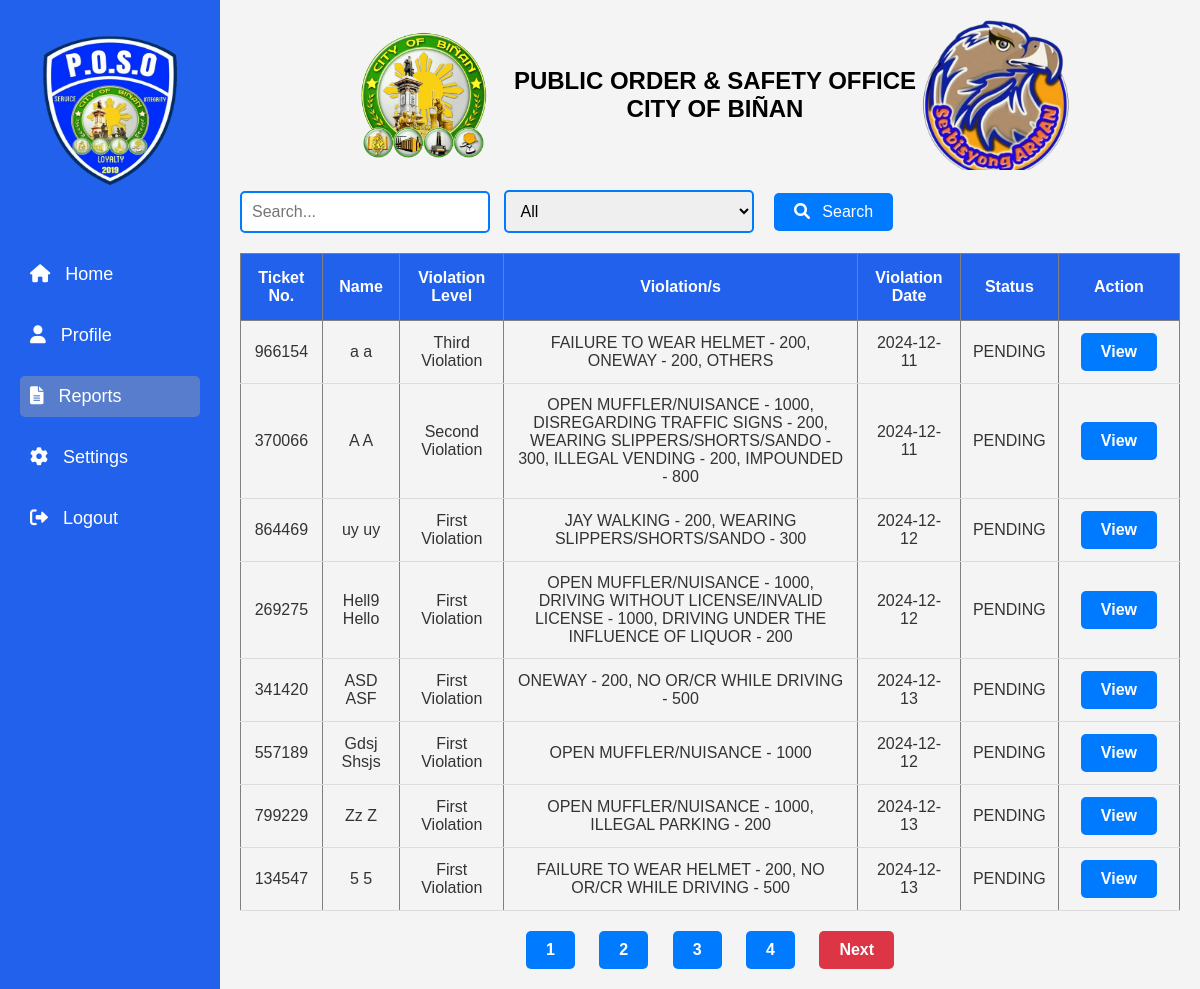
Before: /admin/report.php (signed in) with the older database file.
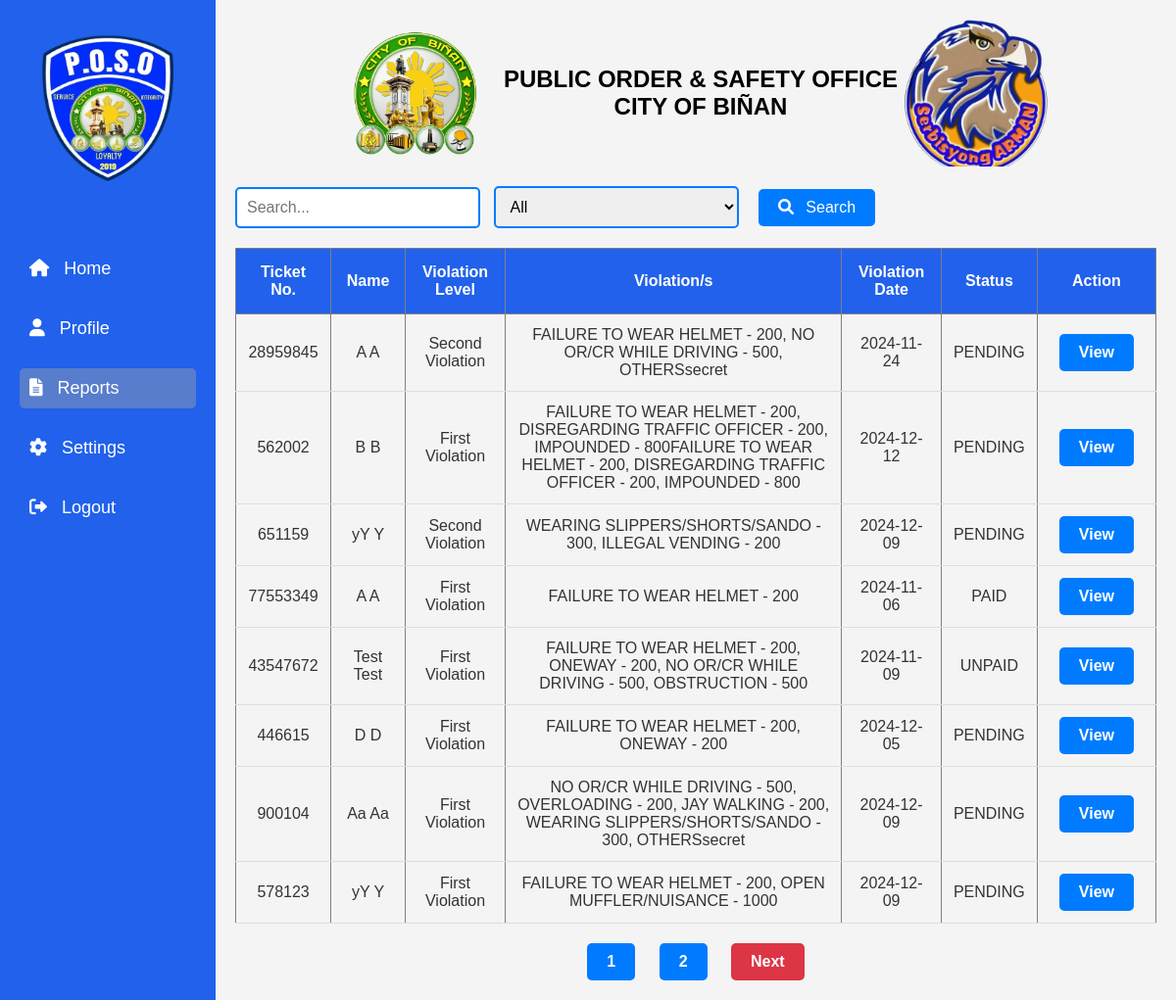
After: the same page with the newer database file.
### tables this page shows
CREATE TABLE `report` (
  `ID` int(11) NOT NULL,
  `ticket_number` varchar(8) DEFAULT NULL,
  `first_name` varchar(100) DEFAULT NULL,
  `middle_name` varchar(100) DEFAULT NULL,
  `last_name` varchar(100) DEFAULT NULL,
  `dob` date DEFAULT NULL,
  `address` varchar(255) DEFAULT NULL,
  `license` varchar(50) DEFAULT NULL,
  `confiscated` enum('yes','no') NOT NULL,
  `violation_date` date DEFAULT NULL,
  `violation_time` time DEFAULT NULL,
  `street` varchar(100) DEFAULT NULL,
  `plate_number` varchar(20) DEFAULT NULL,
  `city` varchar(100) DEFAULT NULL,
  `registration` varchar(100) DEFAULT NULL,
  `vehicle_type` varchar(50) DEFAULT NULL,
  `vehicle_owner` varchar(100) DEFAULT NULL,
  `created_at` timestamp NOT NULL DEFAULT current_timestamp(),
  `signature` longblob NOT NULL
);

### admin/report.php (the view, shortened to what the changed rows need)
<?php
include 'connection.php';
$filter = isset($_GET['filter']) ? $_GET['filter'] : '';
$searchTerm = isset($_GET['search']) ? $_GET['search'] : '';
$limit = 8;
$page = isset($_GET['page']) ? $_GET['page'] : 1;
$start = ($page - 1) * $limit;
$sql = "
    SELECT
        r.ticket_number,
        r.violation_date,
        r.first_name,
        r.last_name,
        COALESCE(v.STATUS, v2.STATUS, v3.STATUS) AS payment_status,
        CASE
            WHEN v.ticket_number IS NOT NULL THEN 'First Violation'
            WHEN v2.ticket_number IS NOT NULL THEN 'Second Violation'
            WHEN v3.ticket_number IS NOT NULL THEN 'Third Violation'
            ELSE 'Unknown'
        END AS violation_level,
        CONCAT(
            IFNULL(v.first_violation, ''),
            IFNULL(v.others_violation, ''),
            IFNULL(v2.second_violation, ''),
            IFNULL(v2.others_violation, ''),
            IFNULL(v3.third_violation, ''),
            IFNULL(v3.others_violation, '')
        ) AS violations
    FROM
        report AS r
    LEFT JOIN
        violation AS v ON r.ticket_number = v.ticket_number
    LEFT JOIN
        2_violation AS v2 ON r.ticket_number = v2.ticket_number
    LEFT JOIN
        3_violation AS v3 ON r.ticket_number = v3.ticket_number
    WHERE
        (r.ticket_number LIKE :searchTerm
        OR r.first_name LIKE :searchTerm
        OR r.last_name LIKE :searchTerm)
";
$sql .= " LIMIT :start, :limit";
$stmt = $conn->prepare($sql);
$stmt->bindValue(':searchTerm', '%' . $searchTerm . '%');
$stmt->bindValue(':start', $start, PDO::PARAM_INT);
$stmt->bindValue(':limit', $limit, PDO::PARAM_INT);
$stmt->execute();
$reports = $stmt->fetchAll(PDO::FETCH_ASSOC);
$totalStmt = $conn->prepare("
    SELECT COUNT(*)
    FROM report AS r
    LEFT JOIN
        violation AS v ON r.ticket_number = v.ticket_number
    LEFT JOIN
        2_violation AS v2 ON r.ticket_number = v2.ticket_number
    LEFT JOIN
        3_violation AS v3 ON r.ticket_number = v3.ticket_number
    WHERE
        (r.ticket_number LIKE :searchTerm
        OR r.first_name LIKE :searchTerm
        OR r.last_name LIKE :searchTerm)
");
$totalStmt->bindValue(':searchTerm', '%' . $searchTerm . '%');
$totalStmt->execute();
$totalRecords = $totalStmt->fetchColumn();
$totalPages = ceil($totalRecords / $limit);
?>
<!DOCTYPE html>
<html lang="en">
<head>
    <link rel="stylesheet" href="/POSO/admin/css/d_style.css?v=1.0">
    <link rel="stylesheet" href="https://cdnjs.cloudflare.com/ajax/libs/font-awesome/6.0.0-beta3/css/all.min.css">
</head>
<body>
    <div class="main-content">
        <header>
            <h1>PUBLIC ORDER & SAFETY OFFICE<br>CITY OF BIÑAN</h1>
        </header>
        <table border="1" style="width: 100%; text-align: left; border-collapse: collapse;">
            <thead>
                <tr>
                    <th>Ticket No.</th>
                    <th>Name</th>
                    <th>Violation Level</th>
                    <th>Violation/s</th>
                    <th>Violation Date</th>
                    <th>Status</th>
                    <th>Action</th>
                </tr>
            </thead>
            <tbody>
                <?php foreach ($reports as $report) : ?>
                    <tr>
                        <td><?php echo htmlspecialchars($report['ticket_number']); ?></td>
                        <td><?php echo htmlspecialchars($report['first_name']) . ' ' . htmlspecialchars($report['last_name']); ?></td>
                        <td><?php echo htmlspecialchars($report['violation_level']); ?></td>
                        <td><?php echo htmlspecialchars($report['violations']); ?></td>
                        <td><?php echo htmlspecialchars($report['violation_date']); ?></td>
                        <td><?php echo htmlspecialchars($report['payment_status']); ?></td>
                        <td>
                            <a href="sm.php?ticket_number=<?php echo htmlspecialchars($report['ticket_number']); ?>" class="pagination-btn">View</a>
                        </td>
                    </tr>
                <?php endforeach; ?>
            </tbody>
        </table>
        <div class="pagination">
    <?php
        for ($i = 1; $i <= $totalPages; $i++):
            $activeClass = ($i == $page) ? 'active' : '';
    ?>
        <a href="?page=<?php echo $i; ?>&search=<?php echo urlencode($searchTerm); ?>&filter=<?php echo urlencode($filter); ?>" class="pagination-btn <?php echo $activeClass; ?>"><?php echo $i; ?></a>
    <?php endfor; ?>
    <?php
        if ($page < $totalPages):
    ?>
        <a href="?page=<?php echo min($totalPages, $page + 1); ?>&search=<?php echo urlencode($searchTerm); ?>&filter=<?php echo urlencode($filter); ?>" class="pagination-btn next">Next</a>
    <?php endif; ?>
</div>
    </div>
</body>
</html>

Changed rows visible on the page:
removed report: ticket_number "966154", first_name "a", last_name "a", violation_level "Third Violation", violations "FAILURE TO WEAR HELMET - 200, ONEWAY - 200, OTHERS", violation_date "2024-12-11", payment_status "PENDING"
removed report: ticket_number "370066", first_name "A", last_name "A", violation_level "Second Violation", violations "OPEN MUFFLER/NUISANCE - 1000, DISREGARDING TRAFFIC SIGNS - 200, WEARING SLIPPERS/SHORTS/SANDO - 300, ILLEGAL VENDING - 200, IMPOUNDED - 800", violation_date "2024-12-11", payment_status "PENDING"
removed report: ticket_number "864469", first_name "uy", last_name "uy", violation_level "First Violation", violations "JAY WALKING - 200, WEARING SLIPPERS/SHORTS/SANDO - 300", violation_date "2024-12-12", payment_status "PENDING"
removed report: ticket_number "269275", first_name "Hell9", last_name "Hello", violation_level "First Violation", violations "OPEN MUFFLER/NUISANCE - 1000, DRIVING WITHOUT LICENSE/INVALID LICENSE - 1000, DRIVING UNDER THE INFLUENCE OF LIQUOR - 200", violation_date "2024-12-12", payment_status "PENDING"
removed report: ticket_number "341420", first_name "ASD", last_name "ASF", violation_level "First Violation", violations "ONEWAY - 200, NO OR/CR WHILE DRIVING - 500", violation_date "2024-12-13", payment_status "PENDING"
removed report: ticket_number "557189", first_name "Gdsj", last_name "Shsjs", violation_level "First Violation", violations "OPEN MUFFLER/NUISANCE - 1000", violation_date "2024-12-12", payment_status "PENDING"
removed report: ticket_number "799229", first_name "Zz", last_name "Z", violation_level "First Violation", violations "OPEN MUFFLER/NUISANCE - 1000, ILLEGAL PARKING - 200", violation_date "2024-12-13", payment_status "PENDING"
removed report: ticket_number "134547", first_name "5", last_name "5", violation_level "First Violation", violations "FAILURE TO WEAR HELMET - 200, NO OR/CR WHILE DRIVING - 500", violation_date "2024-12-13", payment_status "PENDING"
now on this page (row unchanged): report: ticket_number "28959845", first_name "A", last_name "A", violation_level "Second Violation", violations "FAILURE TO WEAR HELMET - 200, NO OR/CR WHILE DRIVING - 500, OTHERSsecret", violation_date "2024-11-24", payment_status "PENDING"
now on this page (row unchanged): report: ticket_number "562002", first_name "B", last_name "B", violation_level "First Violation", violations "FAILURE TO WEAR HELMET - 200, DISREGARDING TRAFFIC OFFICER - 200, IMPOUNDED - 800FAILURE TO WEAR HELMET - 200, DISREGARDING TRAFFIC OFFICER - 200, IMPOUNDED - 800", violation_date "2024-12-12", payment_status "PENDING"
now on this page (row unchanged): report: ticket_number "651159", first_name "yY", last_name "Y", violation_level "Second Violation", violations "WEARING SLIPPERS/SHORTS/SANDO - 300, ILLEGAL VENDING - 200", violation_date "2024-12-09", payment_status "PENDING"
now on this page (row unchanged): report: ticket_number "77553349", first_name "A", last_name "A", violation_level "First Violation", violations "FAILURE TO WEAR HELMET - 200", violation_date "2024-11-06", payment_status "PAID"
now on this page (row unchanged): report: ticket_number "43547672", first_name "Test", last_name "Test", violation_level "First Violation", violations "FAILURE TO WEAR HELMET - 200, ONEWAY - 200, NO OR/CR WHILE DRIVING - 500, OBSTRUCTION - 500", violation_date "2024-11-09", payment_status "UNPAID"
now on this page (row unchanged): report: ticket_number "446615", first_name "D", last_name "D", violation_level "First Violation", violations "FAILURE TO WEAR HELMET - 200, ONEWAY - 200", violation_date "2024-12-05", payment_status "PENDING"
now on this page (row unchanged): report: ticket_number "900104", first_name "Aa", last_name "Aa", violation_level "First Violation", violations "NO OR/CR WHILE DRIVING - 500, OVERLOADING - 200, JAY WALKING - 200, WEARING SLIPPERS/SHORTS/SANDO - 300, OTHERSsecret", violation_date "2024-12-09", payment_status "PENDING"
now on this page (row unchanged): report: ticket_number "578123", first_name "yY", last_name "Y", violation_level "First Violation", violations "FAILURE TO WEAR HELMET - 200, OPEN MUFFLER/NUISANCE - 1000", violation_date "2024-12-09", payment_status "PENDING"
Other visible differences:
list line gone: "3"
list line gone: "4"
